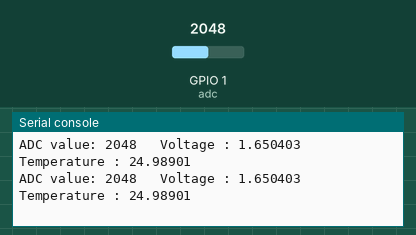
Simulated run of this program. Board: ESP32 board running MicroPython. On the bench: the last lines printed to the serial console. Inputs (shaded band) come from the test bench; at power-on: GPIO 1 (adc) = 2048 (analog values on the 0–4095 scale).

Above: at 1.2 s.
1.3 s: GPIO 1 (adc) set to 2866
At 2.6 s:
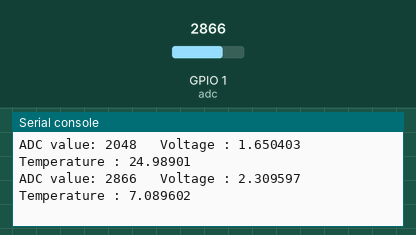
2.8 s: GPIO 1 (adc) set to 3603
At 3.8 s:
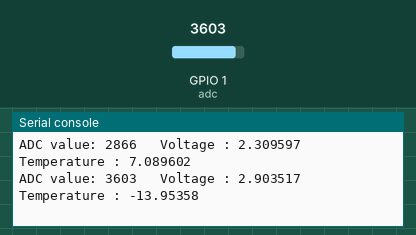
Timing chart, 0 to 5.8 s (numbered marks = the images above; inputs shaded):
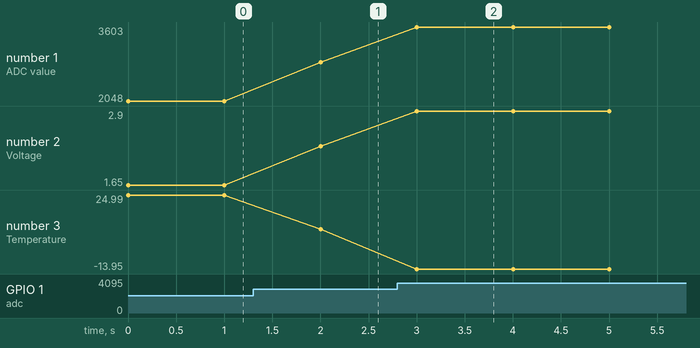

Measured:
- after the input at 1.3 s, the serial console: prints a new line after 0.70 s (image 1)
- after the input at 2.8 s, the serial console: prints a new line after 0.20 s (image 2)
- plotted number 1: 2048 → 2866 after the input at 1.3 s, 2866 → 3603 after the input at 2.8 s
- plotted number 2: 1.65 → 2.31 after the input at 1.3 s, 2.31 → 2.9 after the input at 2.8 s
- plotted number 3: 24.99 → 7.09 after the input at 1.3 s, 7.09 → -13.95 after the input at 2.8 s

The program:

Thermometer.py
```python
from machine import Pin,ADC
import time
import math

adc=ADC(Pin(1))
adc.atten(ADC.ATTN_11DB)
adc.width(ADC.WIDTH_12BIT)
try:
    while True:
        adcValue=adc.read()
        voltage=adcValue/4095*3.3
        Rt=10*voltage/(3.3-voltage)
        tempK=(1/(1/(273.15+25)+(math.log(Rt/10))/3950))
        tempC=tempK-273.15
        print("ADC value:",adcValue,"\tVoltage :",voltage,"\tTemperature :",tempC);
        time.sleep_ms(1000)
except:
    pass
```
